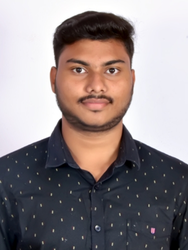
#> input picture Criminal face identification system/images/user.1.png, 188 x 250 px, shrunk from 375 x 500 before the run, found by its file name; its folder holds 4 pictures in this run
$ python trainer.py
#> lines starting #> are read from the running program, lines starting #| are printed output that depends on the picture
import cv2,os
import numpy as np
from PIL import Image

recognizer = cv2.face.LBPHFaceRecognizer_create()
path="C:\\Users\\askar\\Documents\\Advanced Criminal Detection\\images"

def getImgID(path):
    #get the path of all the files in the folder
    imagePaths=[os.path.join(path,f) for f in os.listdir(path)]
    #create empth face list
    faces=[]
    #create empty ID list
    Ids=[]
    #now looping through all the image paths and loading the Ids and the images
    for imagePath in imagePaths:
        #loading the image and converting it to gray scale
        faceImage=Image.open(imagePath).convert('L')
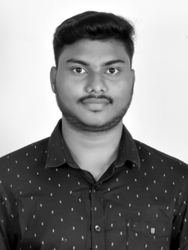
#> faceImage: PIL image 188x250 L; min 0, max 255, mean 137.2
        #Now we are converting the PIL image into numpy array
        faceNp=np.array(faceImage,'uint8')
        #getting the Id from the image
        Id=int(os.path.split(imagePath)[-1].split(".")[1])
        faces.append(faceNp)
        Ids.append(Id)
#> pass 2 of the loop in getImgID, `for imagePath in imagePaths:`:
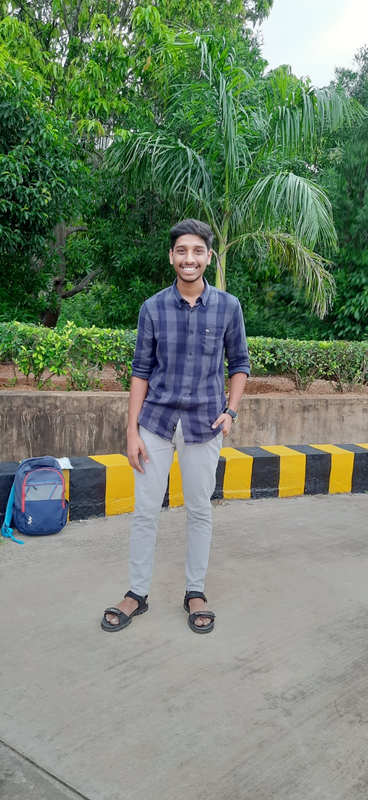
#> input picture Criminal face identification system/images/user.10.png, 368 x 800 px, shrunk from 737 x 1600 before the run, found by its file name
#> in getImgID, `faceImage=Image.open(imagePath).convert('L')`:
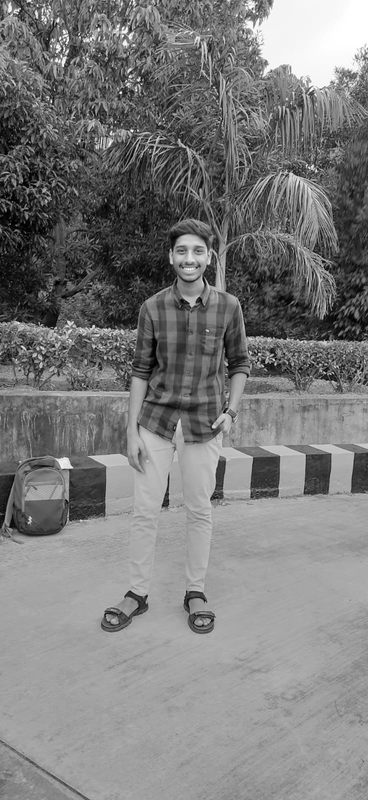
#> faceImage: PIL image 368x800 L; min 0, max 255, mean 124.2
#> pass 3 of the loop in getImgID, `for imagePath in imagePaths:`:
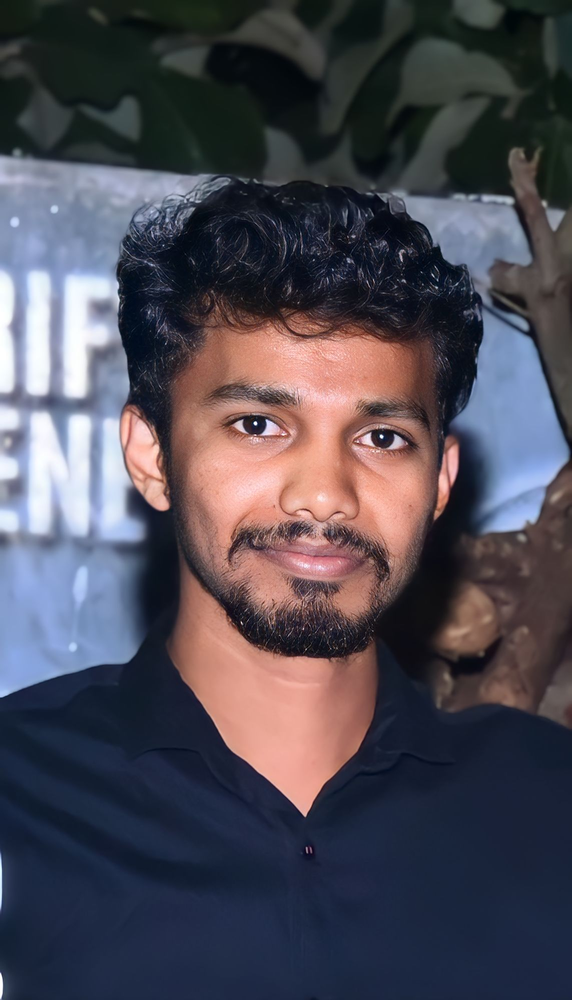
#> input picture Criminal face identification system/images/user.11.png, 572 x 1000 px, shrunk from 1143 x 2000 before the run, found by its file name
#> in getImgID, `faceImage=Image.open(imagePath).convert('L')`:
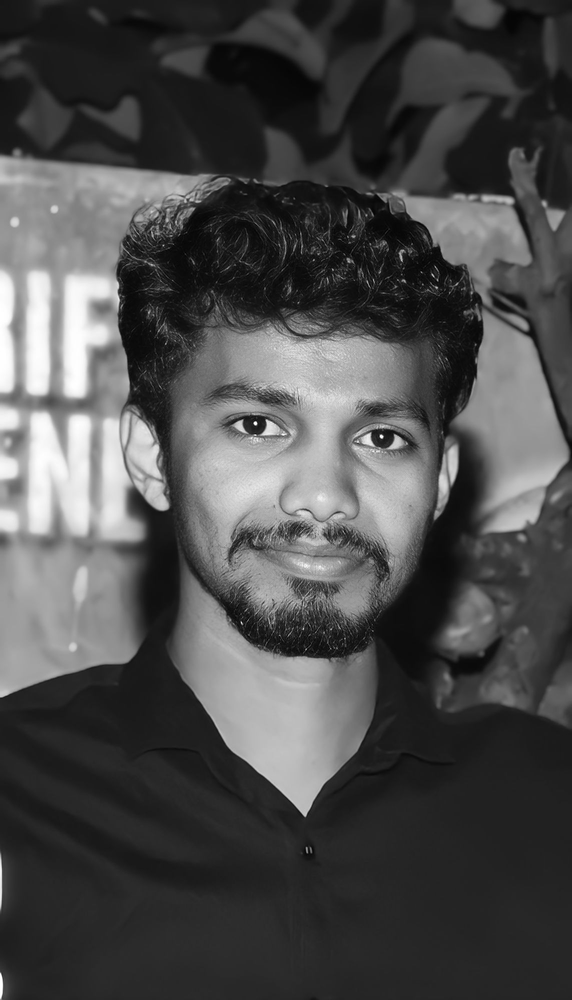
#> faceImage: PIL image 572x1000 L; min 1, max 255, mean 76.1
#> the loop made 4 passes; the first 3 are shown
        #cv2.imshow("training",faceNp)
        #cv2.waitKey(10)
        # extract the face from the training image sample
        #faces=detector.detectMultiScale(imageNp)
         #If a face is there then append that in the list as well as Id of it
    return Ids,faces


Ids,faces = getImgID(path)
#print(Ids,faces)
recognizer.train(faces, np.array(Ids))
#recognizer.write('recognizer\\training_data.yml')
#> (the run stopped early here; a loop or call above may not have finished)
